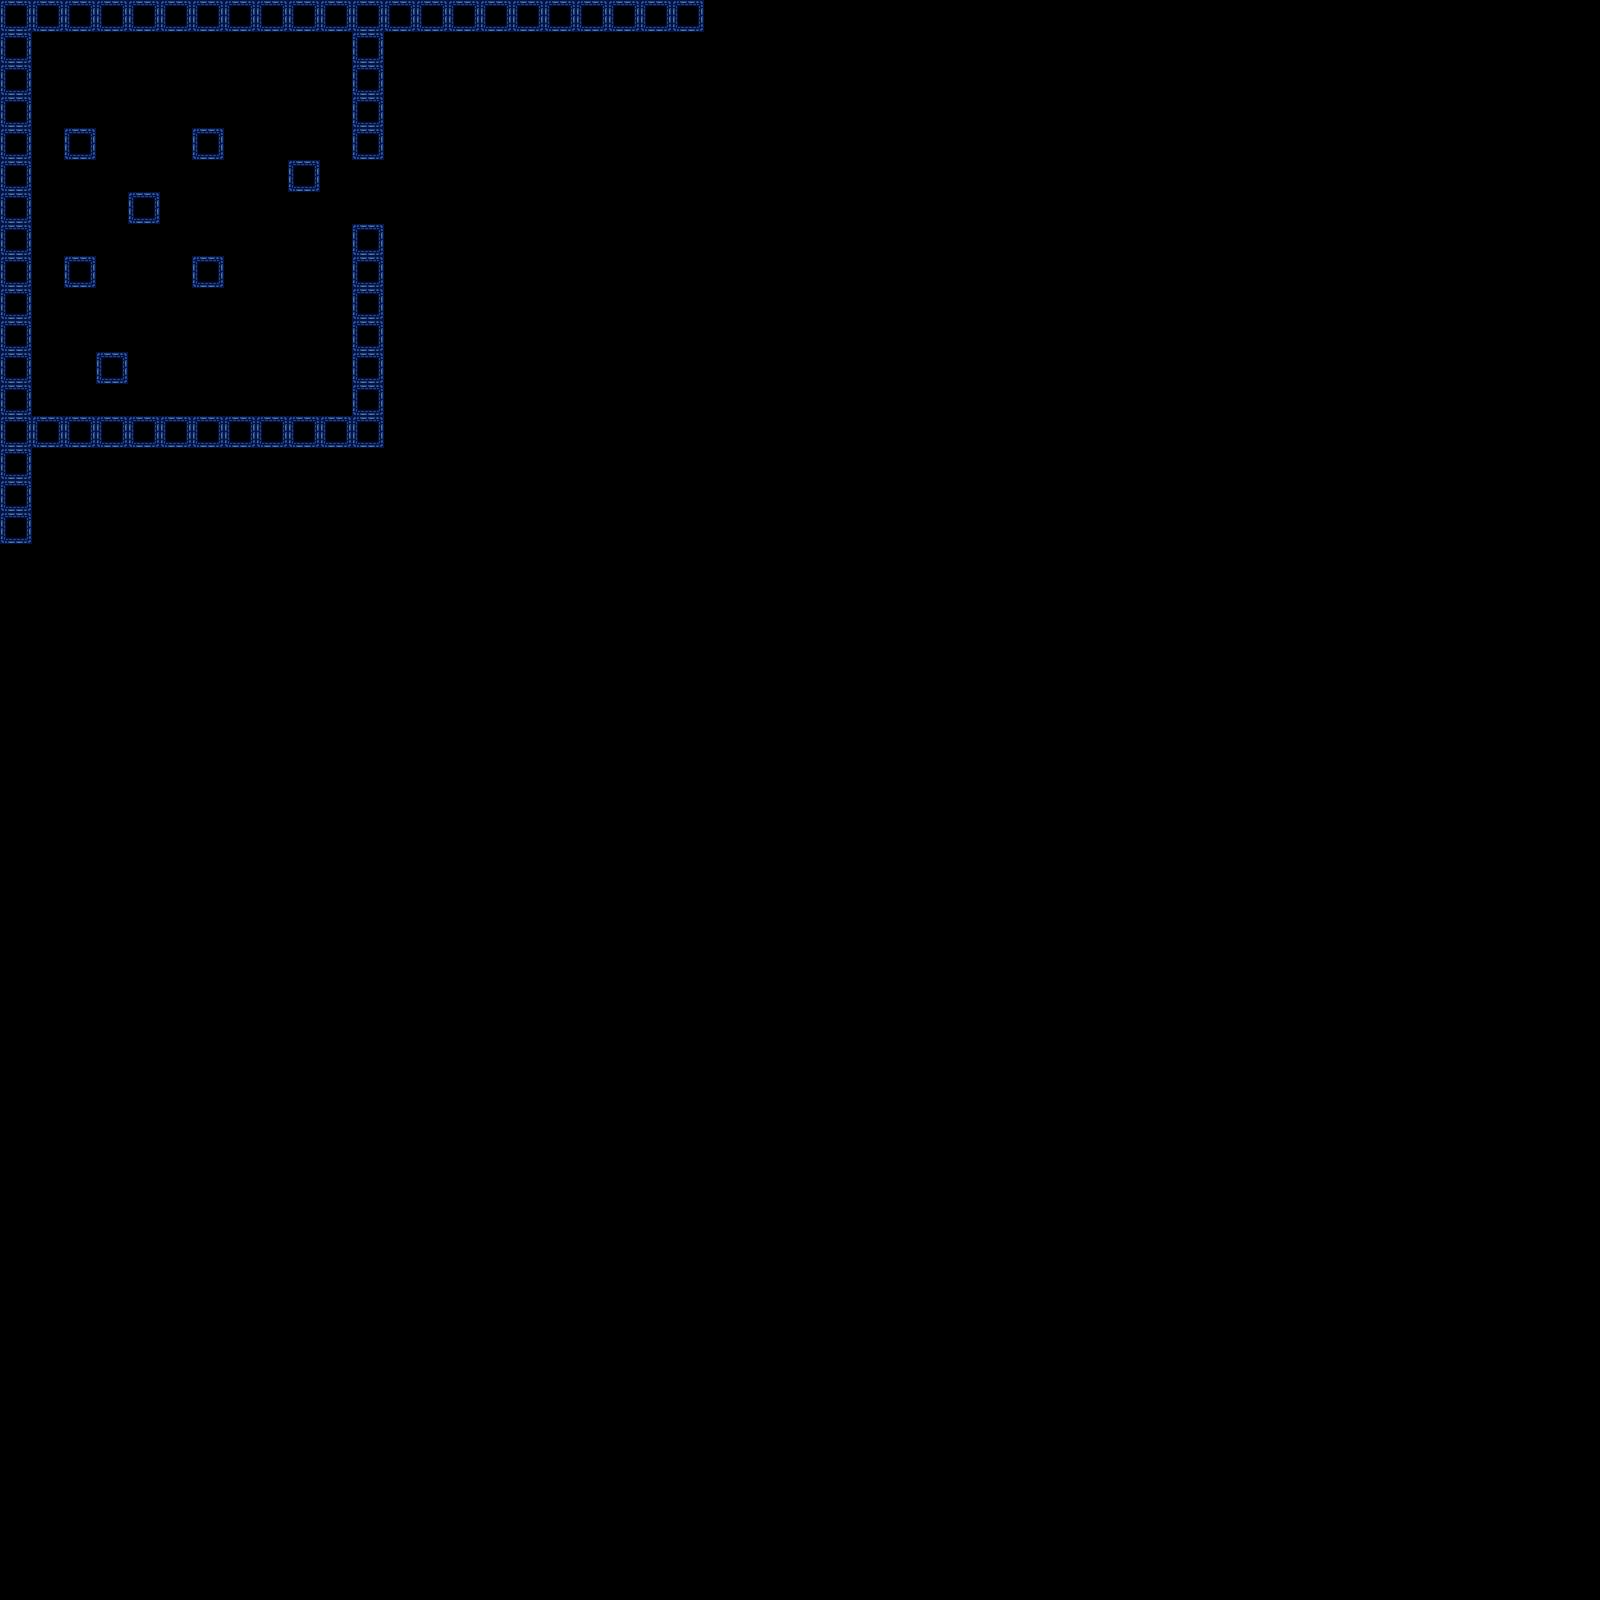

A level layout from a 2D game, rendered from its tile map. Below: a short description, then the map file with tile-grid data replaced by summaries:
An orthogonal 100x100 tile map with 16x16 px tiles, 4 tile layers (Below Player, World, asdasd, Above Player).

<map version="1.2" tiledversion="1.2.2" orientation="orthogonal" renderorder="left-down" width="100" height="100" tilewidth="16" tileheight="16" infinite="0" nextlayerid="11" nextobjectid="21">
 <tileset firstgid="1" name="caverna" tilewidth="32" tileheight="32" tilecount="286" columns="13">
  <image source="map.png" width="416" height="704" />
 </tileset>
 <layer id="1" name="Below Player" width="100" height="100">
  <data>[10000 cells, 0 non-empty, 0 distinct tile ids]</data>
 </layer>
 <layer id="2" name="World" width="100" height="100">
  <data>[10000 cells, 66 non-empty, 1 distinct tile ids]</data>
 </layer>
 <layer id="10" name="asdasd" width="100" height="100">
  <data>[10000 cells, 0 non-empty, 0 distinct tile ids]</data>
 </layer>
 <layer id="3" name="Above Player" width="100" height="100">
  <data>[10000 cells, 0 non-empty, 0 distinct tile ids]</data>
 </layer>
 <objectgroup id="4" name="objectsLayer" />
</map>
